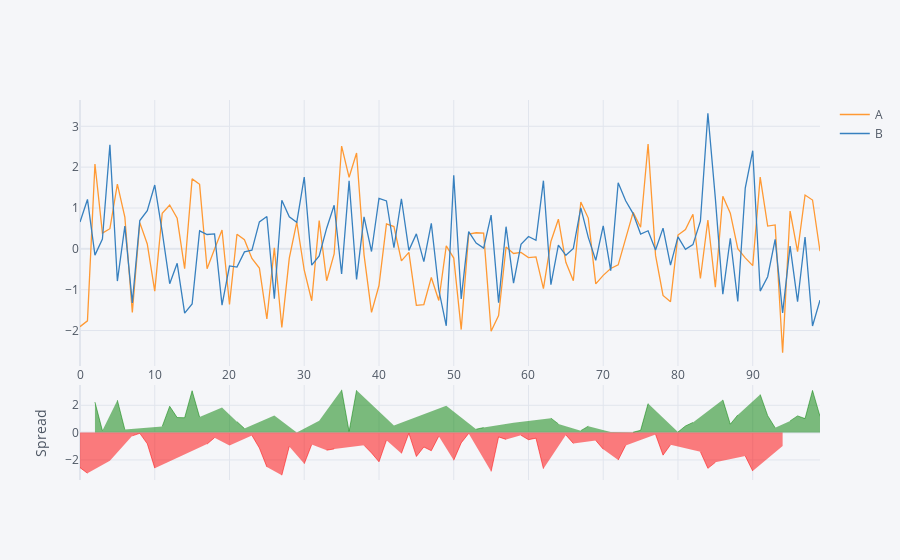

Source (notebook cell):
### Code cell
df[['A','B']].iplot(kind = 'spread')
